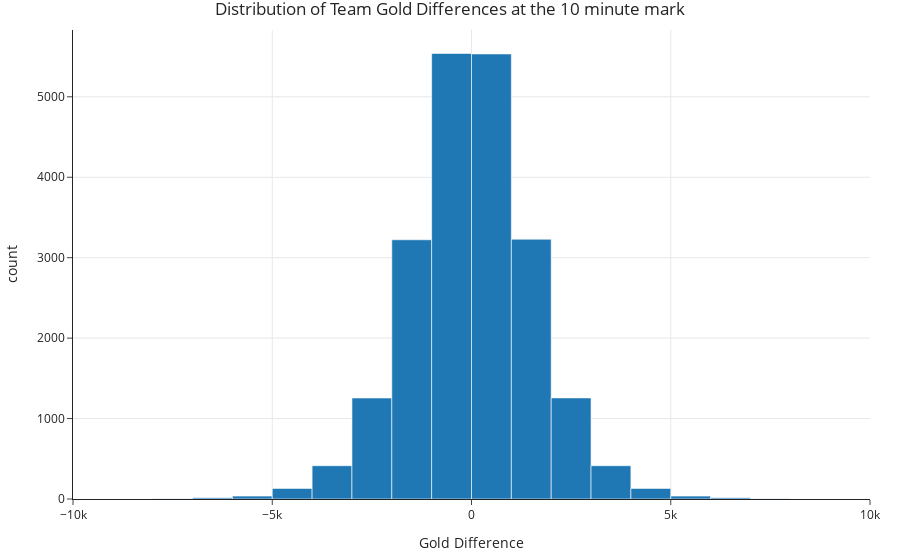
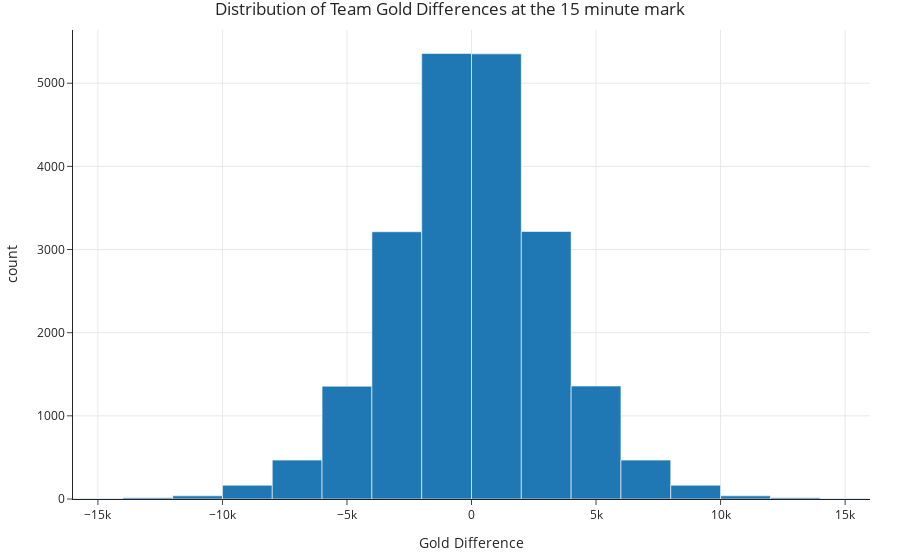
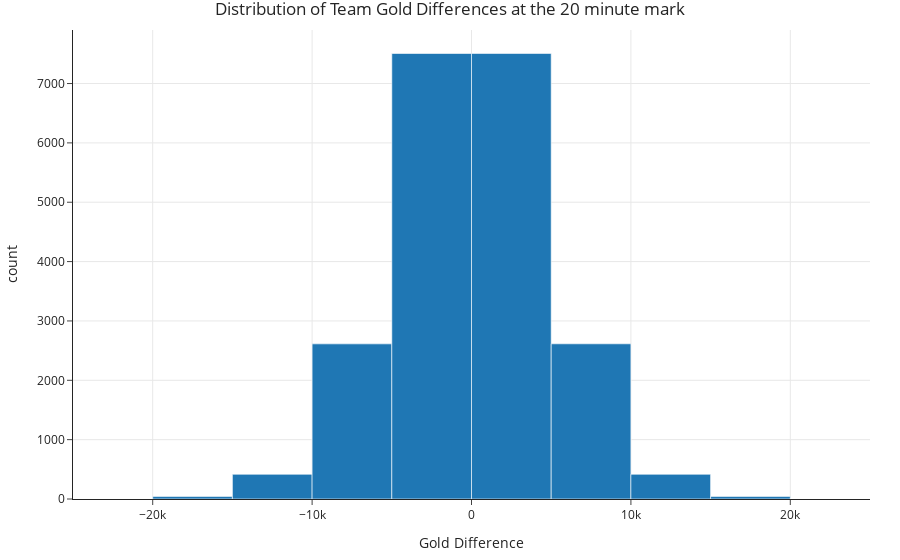
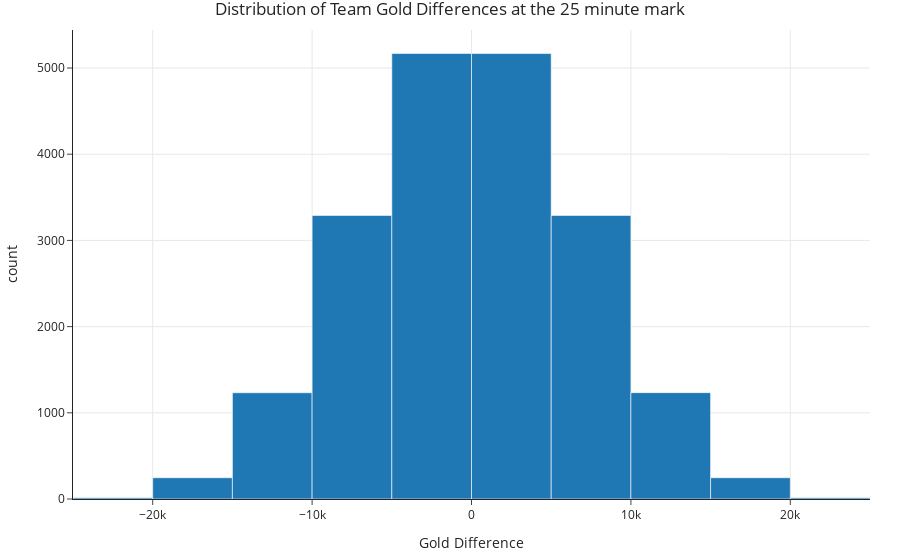

Write notebook code for charts like these, in order.
### Markdown cell above
### Univariate Analysis

### Code cell
# Graph histogram of gold difference distributions at different durations of the game
labels = {
    'count': 'Count',
    'golddiffat10': 'Gold Difference',
    'golddiffat15': 'Gold Difference',
    'golddiffat20': 'Gold Difference',
    'golddiffat25': 'Gold Difference'
}

fig10 = px.histogram(df_cleaned, x='golddiffat10', nbins=20, title='Distribution of Team Gold Differences at the 10 minute mark', labels=labels)
fig10.show()

fig15 = px.histogram(df_cleaned, x='golddiffat15', nbins=20, title='Distribution of Team Gold Differences at the 15 minute mark', labels=labels)
fig15.show()

fig20 = px.histogram(df_cleaned, x='golddiffat20', nbins=20, title='Distribution of Team Gold Differences at the 20 minute mark', labels=labels)
fig20.show()

fig25 = px.histogram(df_cleaned, x='golddiffat25', nbins=20, title='Distribution of Team Gold Differences at the 25 minute mark', labels=labels)
fig25.write_html('assets/fig25.html', include_plotlyjs='cdn')
fig25.show()

### Figure 1 — Plotly figure (JSON) as saved in the notebook; plotly's stock layout.template omitted (floating-point values rounded to 4 significant figures; data arrays with more than 128 entries replaced by an {"elided": "..."} marker saying what was removed)
{"data": [{"alignmentgroup": "True", "bingroup": "x", "hovertemplate": "Gold Difference=%{x}<br>count=%{y}<extra></extra>", "legendgroup": "", "marker": {"color": "#1F77B4", "pattern": {"shape": ""}}, "name": "", "nbinsx": 20, "offsetgroup": "", "orientation": "v", "showlegend": false, "type": "histogram", "x": {"elided": "21244 int values"}, "xaxis": "x", "yaxis": "y"}], "layout": {"barmode": "relative", "legend": {"tracegroupgap": 0}, "title": {"text": "Distribution of Team Gold Differences at the 10 minute mark"}, "xaxis": {"anchor": "y", "domain": [0, 1], "title": {"text": "Gold Difference"}}, "yaxis": {"anchor": "x", "domain": [0, 1], "title": {"text": "count"}}}}

### Figure 2 — Plotly figure (JSON) as saved in the notebook; plotly's stock layout.template omitted (floating-point values rounded to 4 significant figures; data arrays with more than 128 entries replaced by an {"elided": "..."} marker saying what was removed)
{"data": [{"alignmentgroup": "True", "bingroup": "x", "hovertemplate": "Gold Difference=%{x}<br>count=%{y}<extra></extra>", "legendgroup": "", "marker": {"color": "#1F77B4", "pattern": {"shape": ""}}, "name": "", "nbinsx": 20, "offsetgroup": "", "orientation": "v", "showlegend": false, "type": "histogram", "x": {"elided": "21244 int values"}, "xaxis": "x", "yaxis": "y"}], "layout": {"barmode": "relative", "legend": {"tracegroupgap": 0}, "title": {"text": "Distribution of Team Gold Differences at the 15 minute mark"}, "xaxis": {"anchor": "y", "domain": [0, 1], "title": {"text": "Gold Difference"}}, "yaxis": {"anchor": "x", "domain": [0, 1], "title": {"text": "count"}}}}

### Figure 3 — Plotly figure (JSON) as saved in the notebook; plotly's stock layout.template omitted (floating-point values rounded to 4 significant figures; data arrays with more than 128 entries replaced by an {"elided": "..."} marker saying what was removed)
{"data": [{"alignmentgroup": "True", "bingroup": "x", "hovertemplate": "Gold Difference=%{x}<br>count=%{y}<extra></extra>", "legendgroup": "", "marker": {"color": "#1F77B4", "pattern": {"shape": ""}}, "name": "", "nbinsx": 20, "offsetgroup": "", "orientation": "v", "showlegend": false, "type": "histogram", "x": {"elided": "21244 int values"}, "xaxis": "x", "yaxis": "y"}], "layout": {"barmode": "relative", "legend": {"tracegroupgap": 0}, "title": {"text": "Distribution of Team Gold Differences at the 20 minute mark"}, "xaxis": {"anchor": "y", "domain": [0, 1], "title": {"text": "Gold Difference"}}, "yaxis": {"anchor": "x", "domain": [0, 1], "title": {"text": "count"}}}}

### Figure 4 — Plotly figure (JSON) as saved in the notebook; plotly's stock layout.template omitted (floating-point values rounded to 4 significant figures; data arrays with more than 128 entries replaced by an {"elided": "..."} marker saying what was removed)
{"data": [{"alignmentgroup": "True", "bingroup": "x", "hovertemplate": "Gold Difference=%{x}<br>count=%{y}<extra></extra>", "legendgroup": "", "marker": {"color": "#1F77B4", "pattern": {"shape": ""}}, "name": "", "nbinsx": 20, "offsetgroup": "", "orientation": "v", "showlegend": false, "type": "histogram", "x": {"elided": "21244 int values"}, "xaxis": "x", "yaxis": "y"}], "layout": {"barmode": "relative", "legend": {"tracegroupgap": 0}, "title": {"text": "Distribution of Team Gold Differences at the 25 minute mark"}, "xaxis": {"anchor": "y", "domain": [0, 1], "title": {"text": "Gold Difference"}}, "yaxis": {"anchor": "x", "domain": [0, 1], "title": {"text": "count"}}}}
